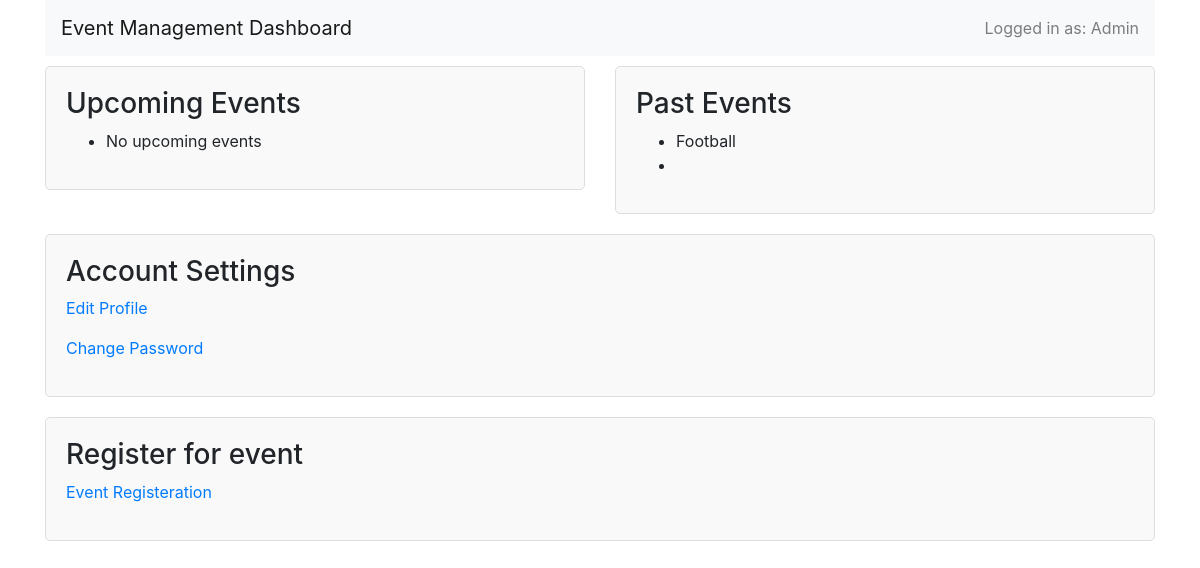
/dashboard/ (signed in), run on an earlier commit of the app's database.
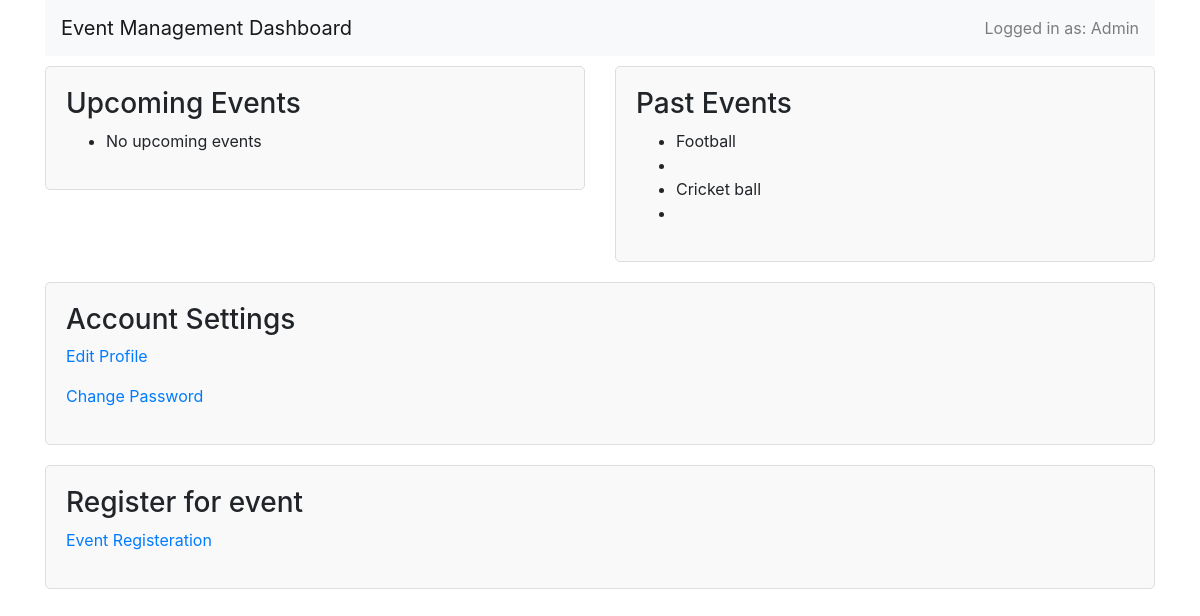
And on a later commit of the database.
### events/models.py (models this page shows)
class Registration(models.Model):
    user = models.ForeignKey(User, on_delete=models.CASCADE)
    event = models.ForeignKey(Event, on_delete=models.CASCADE)
    timestamp = models.DateTimeField(auto_now_add=True)

class Event(models.Model):
    title = models.CharField(max_length=200)
    description = models.TextField()
    date = models.DateTimeField()
    location = models.CharField(max_length=200)

### events/views.py (the view)
# urls.py: path('dashboard/', views.dashboard, name='dashboard'),
def dashboard(request):
    current_date = timezone.now()
    registrations = Registration.objects.filter(user=request.user).select_related('event')
    past_events = registrations.filter(event__date__lt=current_date)
    upcoming_events = registrations.filter(event__date__gte=current_date)
    return render(request, 'dashboard.html', {
        'past_events': past_events,
        'upcoming_events': upcoming_events
    })

### events/templates/dashboard.html (shortened to what this page needs)
{% load static %}
<html>
<head>
    <link rel="stylesheet" href="https://stackpath.bootstrapcdn.com/bootstrap/4.5.2/css/bootstrap.min.css">
</head>
<body>
    <div class="container">
        <nav class="navbar navbar-expand-lg navbar-light bg-light">
            <a class="navbar-brand" href="#">Event Management Dashboard</a>
            <div class="collapse navbar-collapse">
                <ul class="navbar-nav ml-auto">
                    <li class="nav-item">
                        <span class="navbar-text">
                            Logged in as: {{ request.user.username }}
                        </span>
                    </li>
                </ul>
            </div>
        </nav>
        <div class="row">
            <div class="col-md-6">
                <div class="box">
                    <h3>Upcoming Events</h3>
                    <ul>
                        {% for registration in upcoming_events %}
                            <li>{{ registration.event.title }}</li>
                            <li>{{ registration.event.description }}</li>
                            <li>{{ registration.event.date }}</li>
                            <li>{{ registration.event.location }}</li>
                        {% empty %}
                            <li>No upcoming events</li>
                        {% endfor %}
                    </ul>
                </div>
            </div>
            <div class="col-md-6">
                <div class="box">
                    <h3>Past Events</h3>
                    <ul>
                        {% for reg in past_events %}
                            <li>{{ reg.event.title }}<li>
                        {% empty %}
                            <li>No past events</li>
                        {% endfor %}
                    </ul>
                </div>
            </div>
        </div>
        <div class="row">
            <div class="col-md-12">
                <div class="box">
                    <h3>Account Settings</h3>
                    <p><a href="{% url 'profile' %}">Edit Profile</a></p>
                    <p><a href="{% url 'password_change' %}">Change Password</a></p>
                </div>
            </div>
        </div>
        <div class="row">
            <div class="col-md-12">
                <div class="box">
                    <h3>Register for event</h3>
                    <p><a href="{% url 'register_event' %}">Event Registeration</a></p>
                </div>
            </div>
        </div>
    </div>
</body>
</html>

### events/templates/dashboard.html (style rules this page uses)
.box { border: 1px solid #ddd; border-radius: 5px; padding: 20px; margin: 10px 0; background-color: #f9f9f9; }
.box h3 { margin-top: 0; }

What changed in the data, as far as the page shows it:
added Registration: event "Cricket ball"
